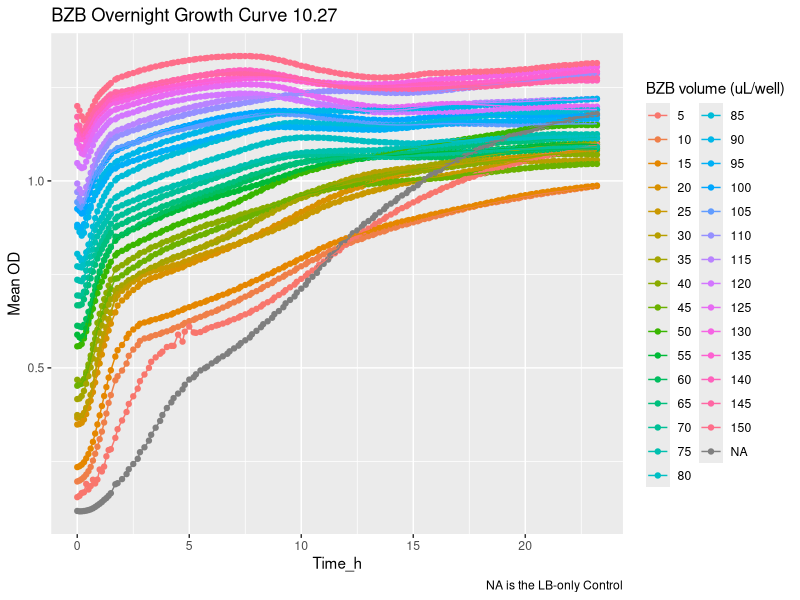
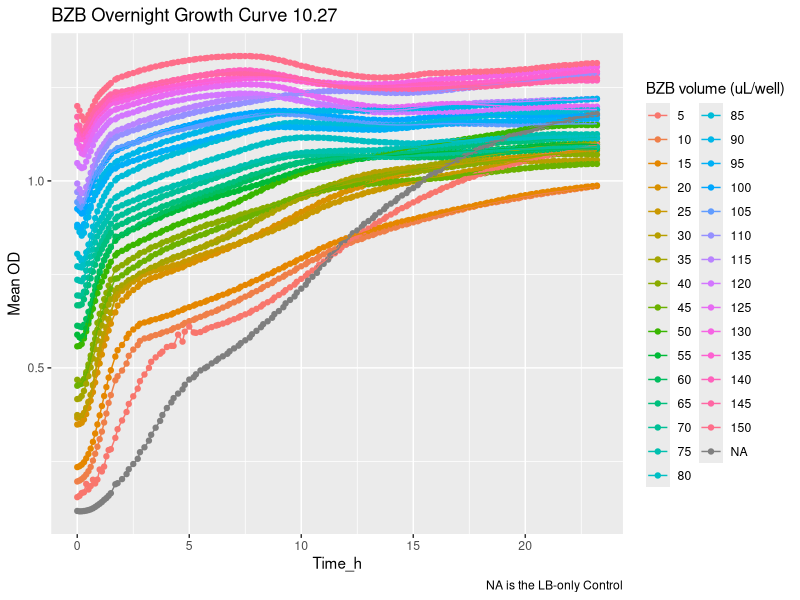

Recreate these plots in R, in order.
## ---- chunk 1
#make sure you set the folder where your file is saved as the current working directory
#check whether the excel file names are the same and don't change the dataframe name
library(readxl)
library(tidyverse)

#Put in file names
BZB_90min <- read_excel("10_27_overnight_data_cleaned.xlsx", sheet="first")
BZB_overnight <- read_excel("10_27_overnight_data_cleaned.xlsx", sheet="second")
## ---- chunk 2
BZB_90min$"Cycle Nr." <- as.numeric(BZB_90min$"Cycle Nr.")

BZB_overnight$"Cycle Nr." <- as.numeric(BZB_overnight$"Cycle Nr.")
## ---- chunk 3
BZB_overnight$"Cycle Nr." <- BZB_overnight$"Cycle Nr." + 90
## ---- chunk 4
BZB_overnight$Time_s <- BZB_overnight$Time_s + 5400

## ---- chunk 5
combined_df <- bind_rows(BZB_90min, BZB_overnight)
## ---- chunk 6
#preserve both cycle nr. and time
pivoted_OD <- combined_df %>%
pivot_longer(cols = -c(1,2), names_to = "well_ID", values_to = "OD")
## ---- chunk 7
#change Time [s] to Time [h]
df_clean <- pivoted_OD%>%
  mutate(Time_min=round(Time_s/60,1),
         Time_h=round(Time_min/60,1))%>%
  rename(Cycle=`Cycle Nr.`)%>%
  select(Cycle, Time_h, Time_min, everything())
  
## ---- chunk 8
df_clean$well_ID_Copy <- df_clean$well_ID

df_clean<-df_clean %>%
  separate_wider_delim(
    cols = well_ID_Copy,
    delim = "_",
    names = c("well", "BZB_conc", "type")
  )

df_clean<- df_clean %>%
  mutate(numeric_conc = as.numeric(gsub("[^0-9.]", "", BZB_conc)))

df_clean$numeric_conc <- factor(df_clean$numeric_conc)
## ---- chunk 9
df_summarise <- df_clean %>%
  group_by(Time_h, BZB_conc, numeric_conc) %>%
  summarise(
    min=min(OD, na.rm = TRUE),
    max=max(OD, na.rm = TRUE),
    mean = mean(OD, na.rm = TRUE),
    sd = sd(OD, na.rm = TRUE),
    .groups = "drop") %>%
  mutate(CV = sd/mean)

## ---- chunk 10
BZB_curve<- df_summarise |>
ggplot( 
       aes(x = Time_h, y = mean, color = numeric_conc)) +
  geom_point() +
  geom_line()+
  #geom_errorbar(aes(ymin = min, ymax = max, color = cipro_ug_mL, group =cipro_ug_mL), width = 0.2)+
   labs(title = "BZB Overnight Growth Curve 10.27",
        y="Mean OD",
        color="BZB volume (uL/well)",
        caption="NA is the LB-only Control")

BZB_curve

#check working directory before saving!
ggsave("./Plots/BZB Overnight Growth Curve 102726.png", plot = BZB_curve, width = 8, height = 5, units = "in", dpi = 300)
